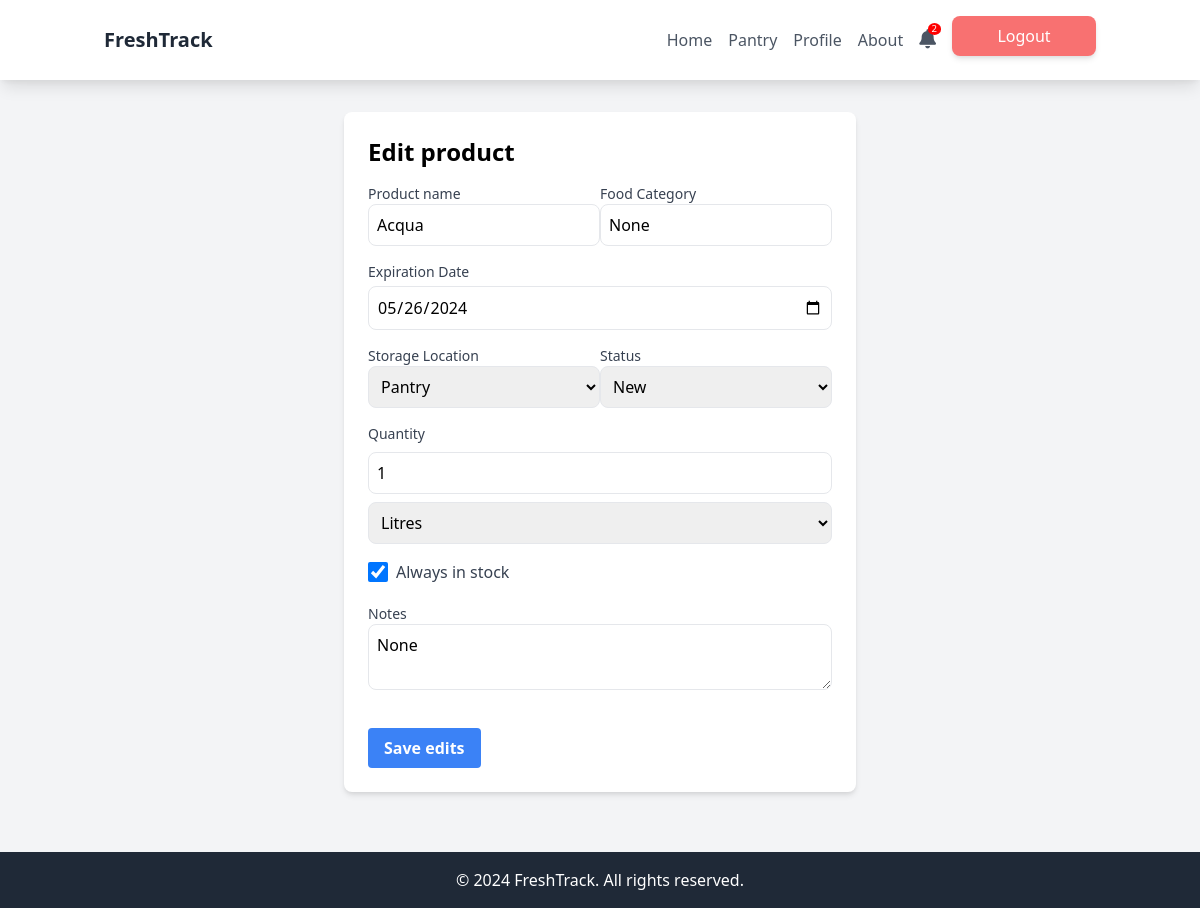
Screenshot of /pantry/pantry_product_detail/45/ (signed in) with the database file from the repository.
### freshtrack/models.py (models this page shows, shortened)
class Product(models.Model):
    user = models.ForeignKey(User, on_delete=models.CASCADE)
    name = models.CharField(max_length=100)
    quantity = models.PositiveIntegerField()
    unit_of_measure = models.CharField(max_length=10, null=True, blank=True)
    expiration_date = models.DateField(null=True, blank=True)
    always_in_stock = models.BooleanField(default=False)
    status = models.CharField(max_length=50, default="New")
    category = models.CharField(max_length=100, null=True, blank=True)
    storage_location = models.CharField(max_length=100, null=True, blank=True)
    notes = models.TextField(null=True, blank=True)

### freshtrack/views/pantry_views.py (the view)
# urls.py: path('pantry/pantry_product_detail/<int:item_id>/', pantry_product_detail, name='pantry_product_detail'),
@login_required
def pantry_product_detail(request, item_id):
    item = get_object_or_404(Product, pk=item_id)
    return render(request, 'product_detail.html', {'item': item})

### freshtrack/context_processors.py (called while the page is built)
def notifications_count(request):
    if request.user.is_authenticated:
        count = Notification.objects.filter(user=request.user, is_read=False).count()
    else:
        count = 0
    return {
        'notifications_count': count
    }

### frontend/templates/product_detail.html (shortened to what this page needs)
{% extends 'commonNAVaccount.html' %}
{% block content %}
<div class="max-w-lg mx-auto bg-white rounded-lg shadow-md p-6 mt-28">
    <h1 class="text-2xl font-bold mb-4">Edit product</h1>
    <form action="{% url 'update_product' item.id %}" method="post">
        <div class="flex flex-wrap mb-4">
            <div class="w-full sm:w-1/2">
                <label for="Product name" class="block text-sm font-medium text-gray-700">Product name</label>
                <input type="text" name="name" value="{{ item.name }}" placeholder="Product name" class="p-2 border rounded-lg w-full">
            </div>
            <div class="w-full sm:w-1/2 mt-4 sm:mt-0">
                <label for="Food_Category" class="block text-sm font-medium text-gray-700">Food Category</label>
                <input type="text" name="category" value="{{ item.category }}" placeholder="Category" class="p-2 border rounded-lg w-full">
            </div>
        </div>
        <div class="mb-4">
            <label for="expiration_date" class="block text-sm font-medium text-gray-700">Expiration Date</label>
            <input type="date" name="expiration_date" id="expiration_date" value="{{ item.expiration_date|date:'Y-m-d' }}" class="mt-1 p-2 border rounded-lg w-full">
        </div>
        <div class="flex flex-wrap mb-4">
            <div class="w-full sm:w-1/2">
                <label for="storage_location" class="block text-sm font-medium text-gray-700">Storage Location</label>
                <select name="storage_location" class="p-2 border rounded-lg w-full">
                    <option value="Pantry" {% if item.storage_location == 'Pantry' %}selected{% endif %}>Pantry</option>
                </select>
            </div>
            <div class="w-full sm:w-1/2 mt-4 sm:mt-0">
                <label for="status" class="block text-sm font-medium text-gray-700">Status</label>
                <select name="status" id="status" class="p-2 border rounded-lg w-full">
                    <option value="New" {% if item.status == 'New' %}selected{% endif %}>New</option>
                </select>
            </div>
        </div>
        <div class="mb-4">
            <label for="quantity" class="block text-sm mb-2 font-medium text-gray-700">Quantity</label>
            <input type="number" name="quantity" value="{{ item.quantity }}" placeholder="Quantity" class="mb-2 p-2 border rounded-lg w-full" min="0">
            <select name="unit_of_measure" class="p-2 border rounded-lg w-full">
                <option value="L" {% if item.unit_of_measure == 'L' %}selected{% endif %}>Litres</option>
            </select>
        </div>
        <div class="mb-4">
            <label class="inline-flex items-center">
                <input type="checkbox" name="always_in_stock" value="True" class="form-checkbox h-5 w-5 text-blue-600" {% if item.always_in_stock %}checked{% endif %}>
                <span class="ml-2 text-gray-700">Always in stock</span>
            </label>
        </div>
        <div class="mb-4">
            <label for="notes" class="block text-sm font-medium text-gray-700">Notes</label>
            <textarea name="notes" placeholder="Notes" class="p-2 border rounded-lg w-full">{{ item.notes }}</textarea>
        </div>
        <input type="submit" value="Save edits" class="bg-blue-500 hover:bg-blue-700 text-white font-bold py-2 px-4 rounded mt-4 inline-block">
    </form>
</div>
{% endblock %}

### frontend/templates/commonNAVaccount.html (style rules this page uses)
body { margin: 0; padding: 0; display: flex; flex-direction: column; min-height: 100vh; }

### frontend/templates/product_detail.html (style rules this page uses)
.text-sm { font-size: 0.875rem; }
.mt-1 { margin-top: 0.25rem; }

### rows the page displays
Product: name "Acqua", category "None", expiration_date "05/26/2024", status "New", quantity "1", unit_of_measure "Litres", always_in_stock "☑", notes "None"

### other values shown
{{ notifications_count }} "2"
